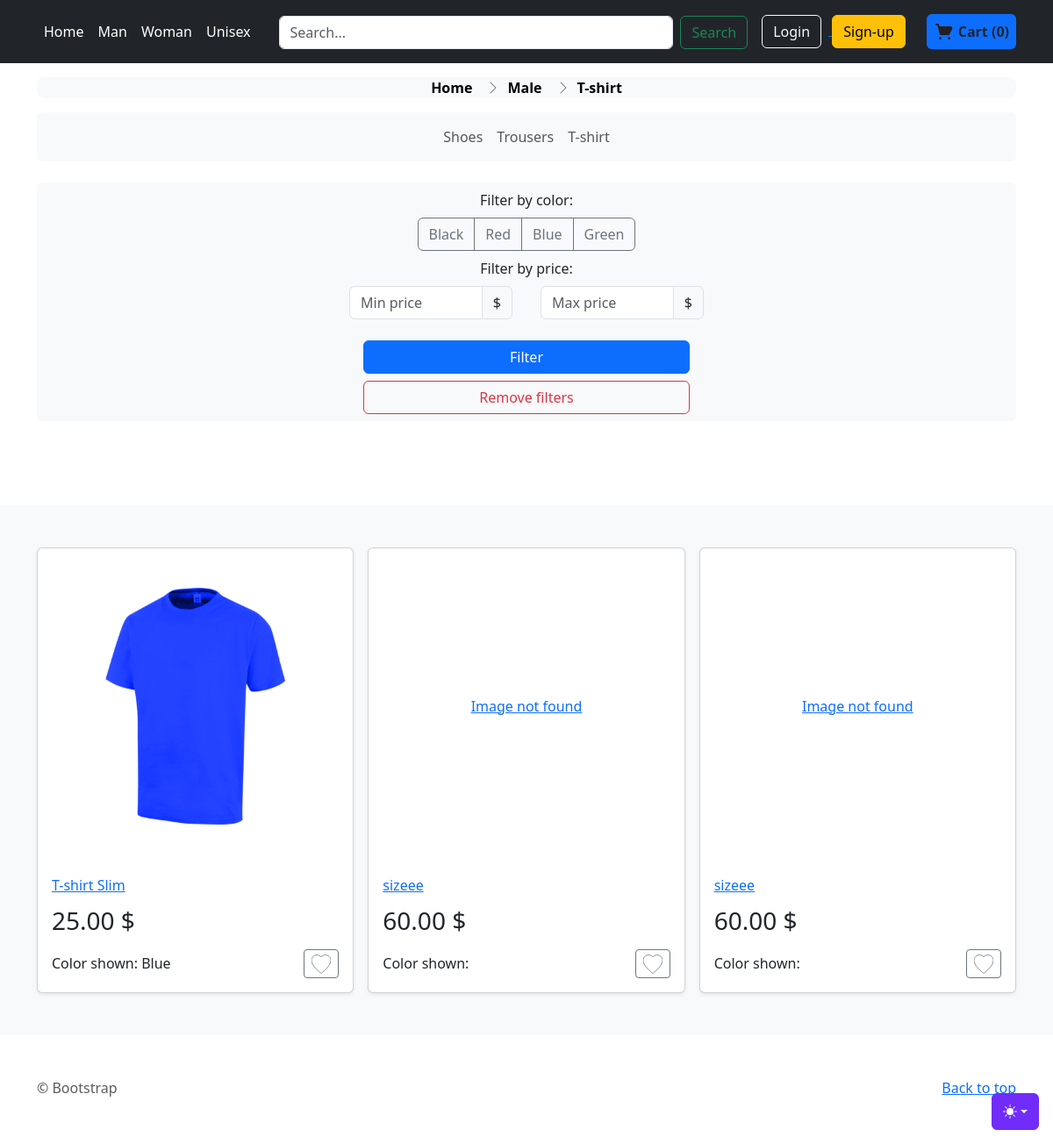
The page /Male/t-shirt on the database its author committed.
### store/models.py (models this page shows, shortened)
class Product(models.Model):
    NONE = 'None'
    SIZE = 'Size'
    COLOR = 'Color'
    SIZE_COLOR = 'Size-Color'
    VARIANTS = (
        (NONE, 'None'),
        (SIZE, 'Size'),
        (COLOR, 'Color'),
        (SIZE_COLOR, 'Size-Color'),
    )
    GENDERS = (
        ('Male', 'Male'),
        ('Female', 'Female'),
        ('Unisex', 'Unisex')
    )
    name = models.CharField(max_length=255, null=False, blank=False)
    slug = models.SlugField(null=False, unique=True)
    category = models.ForeignKey(Category, null=False, blank=False, on_delete=models.CASCADE)
    description = models.TextField(null=True, blank=True)
    base_price = models.DecimalField(max_digits=10, decimal_places=2, null=False,blank=False)
    variant = models.CharField(max_length=10, choices=VARIANTS, default=SIZE_COLOR)
    date_added = models.DateTimeField(auto_now_add=True, null=True)
    gender = models.CharField(max_length=10, choices=GENDERS, default='Unisex')

class Category(models.Model):
    name = models.CharField(max_length=255)
    category_slug = models.SlugField(null=False, unique=True)

class Color(models.Model):
    color_name = models.CharField(max_length=100)

class ProductVariant(models.Model):
    title = models.CharField(max_length=100, blank=True, null=True)
    product = models.ForeignKey(Product, on_delete=models.CASCADE)
    color = models.ForeignKey(Color, on_delete=models.CASCADE, blank=True, null=True)
    size = models.ForeignKey(Size, on_delete=models.CASCADE, blank=True, null=True)
    image_id = models.ForeignKey(Image, blank=True, null=True,on_delete=models.CASCADE)
    price = models.DecimalField(max_digits=12, decimal_places=2, default=0)
    quantity = models.IntegerField(default=1,null=False)
    purchased = models.PositiveIntegerField(default=0, null=False, blank=True)

class Image(models.Model):
    name = models.CharField(max_length=50, blank=True)
    product=models.ForeignKey(Product, on_delete=models.CASCADE)
    image = models.ImageField(blank=True, upload_to='static/images/')

### store/views.py (the view)
# urls.py: path('<str:gen>/<str:category>', views.category_view, name='category'),
def category_view(request, gen, category):
    products = ProductVariant.objects.select_related('product__category', 'product').filter(Q(quantity__gt=0) & Q(product__category__category_slug=category) & (Q(product__gender=gen) | Q(product__gender='Unisex')) )
    colors = Color.objects.all().distinct()
    products, applied_filters = filters(request, products)
    data = {
        'products': products,
        'gender': gen,
        'category_slug': category,
        'category_name': category.capitalize(),
        'applied_filters': applied_filters,
        'colors': colors
    }
    return render(request, 'store/store.html', data | header_data(request))

### order/models.py (called while the page is built)
    def total_items(self):
        return sum(item.quantity for item in self.cartitem_set.all())

    def total_price(self):
        total = 0
        for item in self.cartitem_set.all():
            total += item.quantity * item.product.price
        return total

### order/views.py (called while the page is built)
def get_or_create_cart(request):
    if request.user.is_authenticated:
        cart, created = Cart.objects.get_or_create(user=request.user)
    else:
        session_cart_id = request.session.get('cart_id')
        if session_cart_id:
            cart, created = Cart.objects.get_or_create(session_id=session_cart_id)
        else:
            cart = Cart.objects.create(session_id=str(uuid.uuid4()))
            request.session['cart_id'] = cart.session_id
    return cart

def get_cart_products(cart):
    cart_items = CartItem.objects.filter(cart=cart).select_related('product')
    cart_products = [
        {
            'product_id': item.product.id,
            'name': item.product.title,
            'price': item.product.price,
            'quantity': item.quantity,
            'size': item.product.size.size_name,
            'color': item.product.color.color_name
        } for item in cart_items
    ]
    return cart_products

def cart_info(request):
    cart = get_or_create_cart(request)
    data_response = {
        'cart_products': get_cart_products(cart),
        'total_items': cart.total_items(),
        'total_price': cart.total_price()
    }
    return data_response

### store/views.py (called while the page is built)
def header_data(request):
    cart = get_or_create_cart(request)
    cart_items = CartItem.objects.filter(cart=cart).select_related('product')
    cart_products = [
        {
            'product_id': item.product.id,
            'name': item.product.title,
            'price': item.product.price,
            'quantity': item.product.quantity
        } for item in cart_items
    ]
    cart_product_ids = [item['product_id'] for item in cart_products]
    categories = Category.objects.all()
    data = {
        'cart_products': cart_products,
        'cart_product_ids': cart_product_ids,
        'total_items': cart.total_items(),
        'total_price': cart.total_price(),
        'genders': [gender[0] for gender in Product.GENDERS],
        'categories': categories
    }
    return data

### templates/store/store.html (shortened to what this page needs)
{% extends 'store/index.html' %}
{% load static %}
{% block styles %}
<link href="{%  static 'assets/dist/css/breadcrumbs.css' %}" rel="stylesheet">
<link rel="stylesheet" href="https://cdn.jsdelivr.net/npm/@docsearch/css@3">
<link href="{%  static 'assets/dist/css/bootstrap.min.css' %}" rel="stylesheet">
{% endblock styles %}
{% block categories %}
  <section class="pt-3 pb-5 text-center container">
        <div class="row pb-lg-5">
      <div class="mx-auto">
        <nav aria-label="breadcrumb">
    <ol class="breadcrumb breadcrumb-chevron p-1 bg-body-tertiary rounded-3 justify-content-center ">
      <li class="breadcrumb-item">
        <a class="link-body-emphasis fw-semibold text-decoration-none" href="{% url 'store:home' %}">Home</a>
      </li>
     <li class="breadcrumb-item">
        <a class="link-body-emphasis fw-semibold text-decoration-none" href="{% url 'store:gender-store' gen=gender %}">{{ gender }}</a>
      </li>
        {% if category_name %}
            <li class="breadcrumb-item">
                <a class="link-body-emphasis fw-semibold text-decoration-none" href="{% url 'store:category' gen=gender category=category_slug %}">{{ category_name }}</a>
              </li>
        {% endif %}
    </ol>
  </nav>
          <nav class="navbar navbar-expand-lg bg-body-tertiary rounded" aria-label="Thirteenth navbar example">
      <div class="container-fluid justify-content-center">
        <div class="collapse navbar-collapse d-lg-flex justify-content-center" id="navbarsExample11">
          <ul class="navbar-nav col-lg-6 justify-content-lg-center">
            {% for category in categories %}
                <li class="nav-item">
                    <a class="nav-link" href="{% url 'store:category' gen=gender category=category.category_slug %}">{{ category.name }}</a>
                </li>
            {% endfor %}
          </ul>
        </div>
      </div>
    </nav>
      {% block filters %}
    <form method="GET" action="" class="bg-body-tertiary py-2 mt-4 rounded d-flex flex-column">
        <span class="text-center">Filter by color:</span>
        <div class="col-lg-2 justify-content-center w-100 my-2 overflow-x-auto">
            <div class="btn-group justify-content-center" role="group" aria-label="Basic checkbox toggle button group">
                {% for color in colors %}
                  <label class="btn btn-outline-secondary" for="btncheck_{{ color.id }}">{{ color.color_name }}</label>
                {% endfor %}
            </div>
        </div>
        <span class="text-center">Filter by price:</span>
        <div class="d-flex justify-content-center my-2">
            <div class="col-lg-2 mx-3">
                <div class="input-group mb-3 ">
                  <input type="number" class="form-control" aria-label="Amount (to the nearest dollar)" min="0" id="min_price" name="min_price" placeholder="Min price" value="{{ applied_filters.min_price }}">
                  <span class="input-group-text">$</span>
                </div>
            </div>
            <div class="col-lg-2 mx-3">
                    <div class="input-group mb-3 ">
                      <input type="number" class="form-control" aria-label="Amount (to the nearest dollar)" id="max_price" min="0" name="max_price" placeholder="Max price" value="{{ applied_filters.max_price }}">
                      <span class="input-group-text">$</span>
                    </div>
            </div>
        </div>
        <div class="d-grid gap-2 col-4 mx-auto">
            <button type="submit" class="btn btn-primary">Filter</button>
            <a class="btn btn-outline-danger" href="#" role="button">Remove filters</a>
        </div>
    </form>
          {% endblock filters %}
      </div>
    </div>
  </section>
{% endblock categories %}

### templates/store/index.html (shortened to what this page needs)
{% load static %}
<!doctype html>
<html lang="en" data-bs-theme="auto">
  <head><script src="{% static 'assets/js/color-modes.js' %}"></script>
    <link rel="stylesheet" href="https://cdn.jsdelivr.net/npm/@docsearch/css@3">
<link href="{%  static 'assets/dist/css/bootstrap.min.css' %}" rel="stylesheet">
<link href="{%  static 'assets/dist/css/store.css' %}" rel="stylesheet">
      {% block styles %}
      {% endblock styles %}
  </head>
  <body>
    <div class="dropdown position-fixed bottom-0 end-0 mb-3 me-3 bd-mode-toggle">
      <button class="btn btn-bd-primary py-2 dropdown-toggle d-flex align-items-center"
              id="bd-theme"
              type="button"
              aria-expanded="false"
              data-bs-toggle="dropdown"
              aria-label="Toggle theme (auto)">
        <svg class="bi my-1 theme-icon-active" width="1em" height="1em"><use href="#circle-half"></use></svg>
      </button>
    </div>
  <header class="p-3 text-bg-dark">
    <div class="container">
      <div class="d-flex flex-wrap align-items-center justify-content-between">
        <ul class="nav col-12 col-lg-auto mb-2 justify-content-center mb-md-0">
            <li><a href="{% url 'store:home' %}" class="nav-link px-2 text-white">Home</a></li>
            <li><a href="{% url 'store:gender-store' 'Male' %}" class="nav-link px-2 text-white">Man</a></li>
            <li><a href="{% url 'store:gender-store' 'Female' %}" class="nav-link px-2 text-white">Woman</a></li>
            <li><a href="{% url 'store:gender-store' 'Unisex' %}" class="nav-link px-2 text-white">Unisex</a></li>
        </ul>
        <form method="GET" action="{% url 'store:search' %}" class="m-auto col-lg-auto mb-3 mb-lg-0 me-lg-3 flex-grow-1 mx-4" role="search">
            <div class="d-flex">
                <input class="form-control me-2" type="search" placeholder="Search..." aria-label="Search" name="searched">
                <button class="btn btn-outline-success" type="submit">Search</button>
            </div>
        </form>
      <div class="m-auto d-flex justify-content-between align-items-center">
          {% if user.is_authenticated %}
            <div class="dropdown text-end me-4">
          <a href="#" class="d-block link-body-emphasis text-decoration-none dropdown-toggle text-white" data-bs-toggle="dropdown" aria-expanded="false">
              {% if user.first_name %}
                Hi, {{ user.first_name }}!
              {% else %}
                Hi, {{ user.username }}!
              {% endif %}
          </a>
          <ul class="dropdown-menu text-small" style="">
            <li><a class="dropdown-item" href="{% url 'order:orders' %}">Orders</a></li>
            <li><a class="dropdown-item" href="{% url 'accounts:profile' %}">Profile</a></li>
            <li><hr class="dropdown-divider"></li>
            <li><a class="dropdown-item text-danger" href="{% url 'accounts:logout' %}">Log out</a></li>
          </ul>
        </div>
          {% else %}
            <div class="text-end">
            <a href="{% url 'accounts:login' %}">
              <button type="button" class="btn btn-outline-light me-2">Login</button>
            </a>
            <a href="{% url 'accounts:sign-up' %}">
                <button type="button" class="btn btn-warning me-4">Sign-up</button>
            </a>
        </div>
          {% endif %}
<div class="d-flex justify-content-center align-items-center rounded bg-primary p-2">
    <a href="{% url 'order:cart-overview' %}" class="d-flex justify-content-center text-decoration-none align-items-center" style="width: 100%; height: 100%;">
        <span class="ml-1 fw-bold text-dark" id="cart-total">
            Cart ({{ total_items }})
        </span>
    </a>
</div>
      </div>
      </div>
    </div>
  </header>
<main>
    {% block categories %}{% endblock categories %}
  <div class="album py-5 bg-body-tertiary">
  <div class="d-flex">
        <div class="container">
            {% block content %}
          <div class="row row-cols-1 row-cols-sm-2 row-cols-md-3 g-3">
              {% if products %}
                  {% for article in products %}
                    <div class="col">
                  <div class="card shadow-sm">
                      <a href="{% url 'store:product-detail' gen=article.product.gender category=article.product.category.category_slug  id=article.id %}">
                          <div class="image-container">
                              {% if article.image_id %}
                                <img class="product-image" src="{{ article.image_id.image.url }}" alt="{{ article.image_id.name }}" >
                              {% else %}
                                <span>Image not found</span>
                              {% endif %}
                          </div>
                      </a>
                          <div class="card-body">
                        <a href="{% url 'store:product-detail' gen=article.product.gender category=article.product.category.category_slug id=article.id %}">
                      <h2 class="name-article">{{ article.product.name }} </h2>
                            </a>
                      <span class="price">{{ article.price }} $</span>
                        <div class="d-flex justify-content-between align-items-center">
                        <span>Color shown: {{ article.color.color_name }}</span>
                            <div class="btn-group">
                          <button type="button" class="btn btn-sm btn-outline-secondary add-to-favourites">
                          </button>
                        </div>
                      </div>
                    </div>
                  </div>
                </div>
                  {% endfor %}
              {% else %}
                  <p class="lead text-body-secondary w-100 text-center">No products found</p>
              {% endif %}
          </div>
            {% endblock content %}
        </div>
  </div>
  </div>
</main>
<footer class="text-body-secondary py-5">
  <div class="container">
    <p class="float-end mb-1">
      <a href="#">Back to top</a>
    </p>
    <p class="mb-1"> &copy; Bootstrap</p>
  </div>
</footer>
    </body>
</html>

### templates/store/index.html (style rules this page uses)
.bi { vertical-align: -.125em; fill: currentColor; }
.btn-bd-primary { --bd-violet-bg: #712cf9; --bd-violet-rgb: 112.520718, 44.062154, 249.437846; --bs-btn-font-weight: 600; --bs-btn-color: var(--bs-white); --bs-btn-bg: var(--bd-violet-bg); --bs-btn-border-color: var(--bd-violet-bg); --bs-btn-hover-color: var(--bs-white); --bs-btn-hover-bg: #6528e0; --bs-btn-hover-border-color: #6528e0; --bs-btn-focus-shadow-rgb: var(--bd-violet-rgb); --bs-btn-active-color: var(--bs-btn-hover-color); --bs-btn-active-bg: #5a23c8; --bs-btn-active-border-color: #5a23c8; }
.bd-mode-toggle { z-index: 1500; }

### rows shown on the page
Product: gender "Male"
Category: name "Shoes"
Category: name "Trousers"
Category: name "T-shirt"
Color: color_name "Black"
Color: color_name "Red"
Color: color_name "Blue"
Color: color_name "Green"
ProductVariant: image_id.image (picture), product.name "T-shirt Slim", price "25.00", color.color_name "Blue"
ProductVariant: shows "Image not found", product.name "sizeee", price "60.00"
ProductVariant: shows "Image not found", product.name "sizeee", price "60.00"

### other values the page prints
{{ total_items }} "0"
{{ category_name }} "T-shirt"
